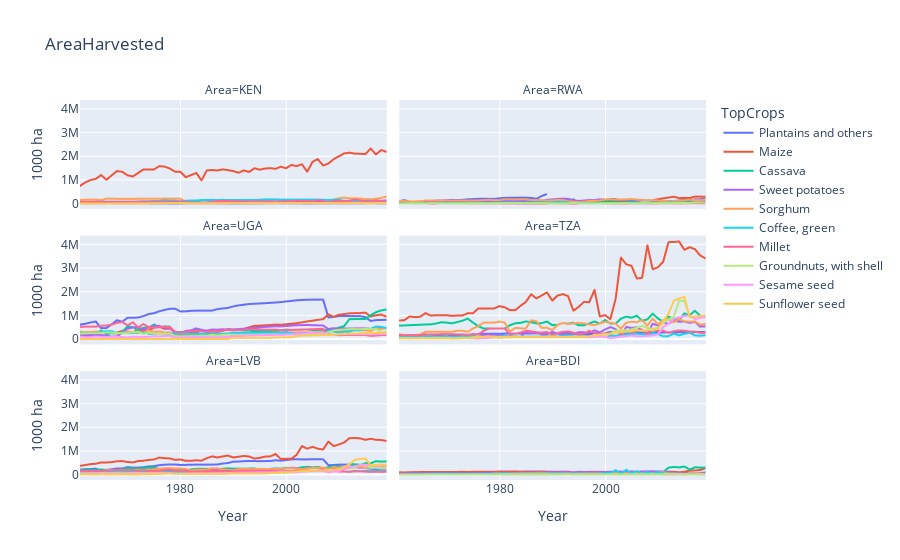

Notebook code for this chart:
### Code cell
graphCompetitors('AreaHarvested', 'UGA', 10)
